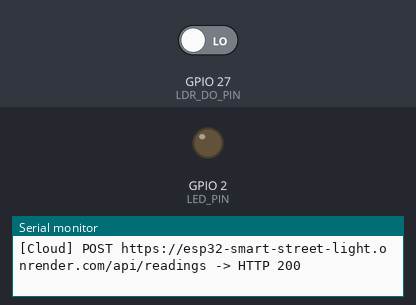
The sketch below on a simulated ESP32. On the bench: output pins drawn as LEDs (lit = HIGH), the last lines printed to the serial monitor. Inputs (shaded band) come from the test bench; at power-on: GPIO 27 (LDR_DO_PIN) LOW. WiFi joins after 1.5 s; servers stay silent unless stated; uploads are accepted with an empty reply.

Above: at 3.9 s.
4.0 s: GPIO 27 (LDR_DO_PIN) driven HIGH
At 4.7 s:
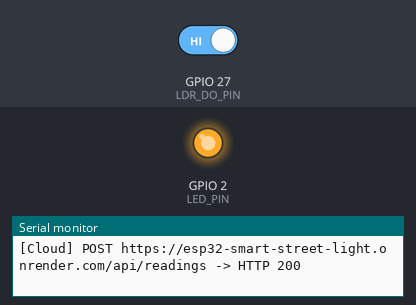
5.5 s: GPIO 27 (LDR_DO_PIN) driven LOW
At 6.4 s:
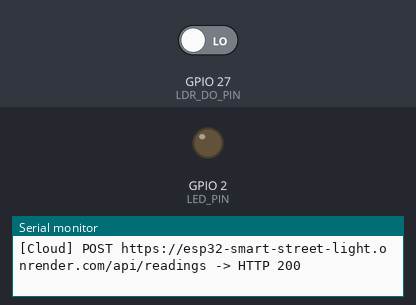
Timing chart, 0 to 8.5 s (numbered marks = the images above; inputs shaded):
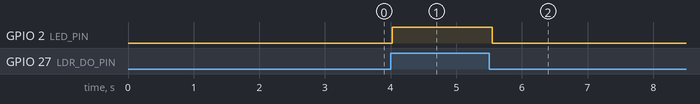

The sketch:

Smart_Street_Light_ESP32.ino
```cpp
#include <WiFi.h>
#include <WebServer.h>
#include <HTTPClient.h>
#include <WiFiClientSecure.h>

// ========== WI-FI SETTINGS ==========
const char* ssid = "REDMI 15C";
const char* password = "qfvq1983";

// ========== CLOUD BACKEND SETTINGS ==========
// When hosted on Render, use your Render service URL:
// Example: "https://your-service-name.onrender.com/api/readings"
// If testing locally on your PC, use your local IP with HTTP:
// Example: "http://192.168.40.165:3000/api/readings"
const char* serverUrl = "https://esp32-smart-street-light.onrender.com";
const char* deviceId = "esp32_street_01";

// Telemetry interval (milliseconds)
const unsigned long SEND_INTERVAL_MS = 5000;

// ========== PIN CONFIGURATION ==========
// P2  = GPIO2 (Built-in or external LED)
// P27 = GPIO27 (LDR Digital Output DO pin)
const int LED_PIN = 2;
const int LDR_DO_PIN = 27;

// Set HIGH if DO is HIGH in darkness.
// Change to LOW if DO is LOW in darkness.
const int DARK_LEVEL = HIGH;

// ========== LOCAL WEB SERVER (DIAGNOSTICS) ==========
WebServer server(80);

// ========== SYSTEM VARIABLES ==========
bool isDark = false;
bool ledState = false;
int sensorValue = HIGH;
bool lastDarkState = false;
unsigned long lastSendTime = 0;

// ========== READ SENSOR AND CONTROL LED ==========
void updateStreetLight() {
  sensorValue = digitalRead(LDR_DO_PIN);
  isDark = (sensorValue == DARK_LEVEL);
  ledState = isDark;
  digitalWrite(LED_PIN, ledState ? HIGH : LOW);
}

// ========== SEND TELEMETRY TO CLOUD (RENDER / LOCAL) ==========
void sendTelemetry() {
  if (WiFi.status() != WL_CONNECTED) {
    Serial.println("[Cloud] Wi-Fi not connected. Skipping send.");
    return;
  }

  // Construct JSON payload matching the backend schema
  String payload = "{";
  payload += "\"device_id\":\"" + String(deviceId) + "\",";
  payload += "\"sensor\":" + String(sensorValue) + ",";
  payload += "\"ambient\":\"" + String(isDark ? "Dark" : "Bright") + "\",";
  payload += "\"led\":\"" + String(ledState ? "ON" : "OFF") + "\"";
  payload += "}";

  // Ensure target URL points to /api/readings endpoint
  String endpointUrl = String(serverUrl);
  endpointUrl.trim();
  if (!endpointUrl.endsWith("/api/readings")) {
    if (endpointUrl.endsWith("/")) {
      endpointUrl += "api/readings";
    } else {
      endpointUrl += "/api/readings";
    }
  }

  Serial.println("[Cloud] Sending payload: " + payload);

  HTTPClient http;
  WiFiClientSecure secureClient;
  WiFiClient plainClient;

  bool isHttps = endpointUrl.startsWith("https://");

  if (isHttps) {
    secureClient.setInsecure(); // Skip certificate verification for cloud endpoints
    http.begin(secureClient, endpointUrl);
  } else {
    http.begin(plainClient, endpointUrl);
  }

  http.addHeader("Content-Type", "application/json");
  http.setTimeout(15000); // 15s timeout to handle Render cold-starts gracefully

  int httpCode = http.POST(payload);

  if (httpCode > 0) {
    Serial.printf("[Cloud] POST %s -> HTTP %d\n", endpointUrl.c_str(), httpCode);
    if (httpCode == 201) {
      Serial.println("[Cloud] Success! Reading recorded in database.");
    }
  } else {
    Serial.printf("[Cloud] POST failed, error: %s\n", http.errorToString(httpCode).c_str());
  }

  http.end();
}

// ========== LOCAL WEBPAGE (DIAGNOSTICS) ==========
void handleRoot() {
  String html = R"rawliteral(
<!DOCTYPE html>
<html>
<head>
  <meta name="viewport" content="width=device-width, initial-scale=1">
  <title>Smart Street Light - Local Diagnostic</title>
  <style>
    body { font-family: Arial, sans-serif; text-align: center; background: #101827; color: white; margin: 0; padding: 15px; }
    .card { background: #1f2a40; max-width: 420px; margin: 20px auto; padding: 25px; border-radius: 18px; box-shadow: 0 5px 20px #0005; }
    h1 { color: #facc15; }
    .light { font-size: 75px; margin: 20px; }
    .info { background: #303e56; padding: 15px; margin: 12px 0; border-radius: 12px; }
    .status { font-size: 26px; font-weight: bold; margin-top: 12px; }
    .on { color: #facc15; }
    .off { color: #cbd5e1; }
  </style>
</head>
<body>
  <div class="card">
    <h1>Smart Street Light</h1>
    <p>ESP32 Node Status</p>
    <div class="light" id="bulb">💡</div>
    <div class="info">Ambient Condition: <div class="status" id="ambient">Loading...</div></div>
    <div class="info">Street Light LED: <div class="status" id="led">Loading...</div></div>
    <div class="info">LDR DO Pin: <div class="status" id="sensor">--</div></div>
  </div>
  <script>
    async function update() {
      try {
        const res = await fetch('/status');
        const d = await res.json();
        document.getElementById('ambient').textContent = d.ambient;
        const led = document.getElementById('led');
        led.textContent = d.led;
        led.className = 'status ' + (d.led === 'ON' ? 'on' : 'off');
        document.getElementById('sensor').textContent = d.sensor;
        document.getElementById('bulb').textContent = d.led === 'ON' ? '💡' : '🌑';
      } catch(e) {}
    }
    update(); setInterval(update, 1000);
  </script>
</body>
</html>
)rawliteral";
  server.send(200, "text/html", html);
}

void handleStatus() {
  updateStreetLight();
  String json = "{";
  json += "\"ambient\":\"" + String(isDark ? "Dark" : "Bright") + "\",";
  json += "\"led\":\"" + String(ledState ? "ON" : "OFF") + "\",";
  json += "\"sensor\":" + String(sensorValue);
  json += "}";
  server.send(200, "application/json", json);
}

// ========== SETUP ==========
void setup() {
  Serial.begin(115200);
  delay(1000);

  pinMode(LED_PIN, OUTPUT);
  pinMode(LDR_DO_PIN, INPUT);
  digitalWrite(LED_PIN, LOW);

  Serial.println();
  Serial.println("==========================================");
  Serial.println(" ESP32 Smart Street Light (Cloud Ready) ");
  Serial.println("==========================================");

  // Initial read
  updateStreetLight();
  lastDarkState = isDark;

  WiFi.mode(WIFI_STA);
  WiFi.begin(ssid, password);
  Serial.print("Connecting to Wi-Fi");

  int attempts = 0;
  while (WiFi.status() != WL_CONNECTED && attempts < 40) {
    delay(500);
    Serial.print(".");
    attempts++;
  }
  Serial.println();

  if (WiFi.status() == WL_CONNECTED) {
    Serial.println("Wi-Fi connected!");
    Serial.print("ESP32 Local IP: ");
    Serial.println(WiFi.localIP());

    server.on("/", handleRoot);
    server.on("/status", handleStatus);
    server.begin();
    Serial.println("Local diagnostic server started at port 80.");

    // Send first reading immediately on boot
    sendTelemetry();
    lastSendTime = millis();
  } else {
    Serial.println("Wi-Fi connection failed. Street light will operate offline.");
  }
}

// ========== MAIN LOOP ==========
void loop() {
  // Update sensor and LED actuator in real-time
  updateStreetLight();

  // If connected, serve local diagnostic webpage
  if (WiFi.status() == WL_CONNECTED) {
    server.handleClient();
  }

  // Detect state change or timer expiration for cloud telemetry
  unsigned long now = millis();
  bool stateChanged = (isDark != lastDarkState);
  bool timerExpired = (now - lastSendTime >= SEND_INTERVAL_MS);

  if (stateChanged || timerExpired) {
    if (stateChanged) {
      Serial.println("[Event] Light level changed! Triggering instant cloud update.");
      lastDarkState = isDark;
    }
    sendTelemetry();
    lastSendTime = now;
  }

  delay(50);
}
```

Measured:
- after the input at 4.0 s, GPIO 2 (LED_PIN): LOW → HIGH at once
- after the input at 5.5 s, GPIO 2 (LED_PIN): HIGH → LOW after 0.05 s
